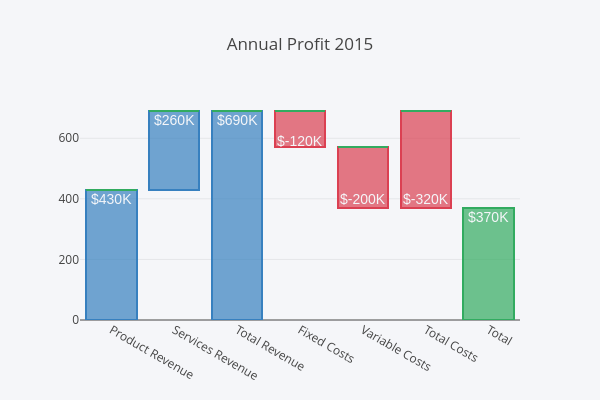

Notebook code cell kept with this figure:
### Markdown cell above
## Waterfall Bar Chart

### Code cell
val xData = Seq(
  "Product Revenue",
  "Services Revenue",
  "Total Revenue",
  "Fixed Costs",
  "Variable Costs",
  "Total Costs",
  "Total"
)

val yData = Seq(400, 660, 660, 590, 400, 400, 340)

val textList = Seq("$430K", "$260K", "$690K", "$-120K", "$-200K", "$-320K", "$370K")

// Base

val trace1 = Bar(xData, Seq(0, 430, 0, 570, 370, 370, 0))
  .withMarker(
    Marker()
      .withColor(Color.RGBA(1, 1, 1, 0.0))
  )

// Revenue

val trace2 = Bar(xData, Seq(430, 260, 690, 0, 0, 0, 0))
  .withMarker(
    Marker()
      .withColor(Color.RGBA(55, 128, 191, 0.7))
      .withLine(
        Line()
          .withColor(Color.RGBA(55, 128, 191, 1.0))
          .withWidth(2.0)
      )
  )

// Cost

val trace3 = Bar(xData, Seq(0, 0, 0, 120, 200, 320, 0))
  .withMarker(
    Marker()
      .withColor(Color.RGBA(219, 64, 82, 0.7))
      .withLine(
        Line()
          .withColor(Color.RGBA(219, 64, 82, 1.0))
          .withWidth(2.0)
      )
  )

// Profit

val trace4 = Bar(xData, Seq(0, 0, 0, 0, 0, 0, 370))
  .withMarker(
    Marker()
      .withColor(Color.RGBA(50, 171, 96, 0.7))
      .withLine(
        Line()
          .withColor(Color.RGBA(50, 171, 96, 1.0))
          .withWidth(2.0)
      )
  )

val data = Seq(trace1, trace2, trace3, trace4)

val annotations = xData.zip(yData).zip(textList).map {
  case ((x, y), text) =>
    Annotation()
      .withX(x)
      .withY(y)
      .withText(text)
      .withFont(Font(14, "Arial", Color.RGBA(245, 246, 249, 1)))
      .withShowarrow(false)
}

val layout = Layout()
  .withTitle("Annual Profit 2015")
  .withBarmode(BarMode.Stack)
  .withPaper_bgcolor(Color.RGBA(245, 246, 249, 1))
  .withPlot_bgcolor(Color.RGBA(245, 246, 249, 1))
  .withWidth(600)
  .withHeight(400)
  .withShowlegend(false)
  .withAnnotations(annotations)

plot(data, layout)

### Figure 1 — Plotly figure (JSON) as saved in the notebook; plotly's stock layout.template omitted (floating-point values rounded to 4 significant figures)
{"data": [{"marker": {"color": "rgba(1, 1, 1, 0.0)"}, "type": "bar", "x": ["Product Revenue", "Services Revenue", "Total Revenue", "Fixed Costs", "Variable Costs", "Total Costs", "Total"], "y": [0.0, 430.0, 0.0, 570.0, 370.0, 370.0, 0.0]}, {"marker": {"color": "rgba(55, 128, 191, 0.7)", "line": {"color": "rgba(55, 128, 191, 1.0)", "width": 2.0}}, "type": "bar", "x": ["Product Revenue", "Services Revenue", "Total Revenue", "Fixed Costs", "Variable Costs", "Total Costs", "Total"], "y": [430.0, 260.0, 690.0, 0.0, 0.0, 0.0, 0.0]}, {"marker": {"color": "rgba(219, 64, 82, 0.7)", "line": {"color": "rgba(219, 64, 82, 1.0)", "width": 2.0}}, "type": "bar", "x": ["Product Revenue", "Services Revenue", "Total Revenue", "Fixed Costs", "Variable Costs", "Total Costs", "Total"], "y": [0.0, 0.0, 0.0, 120.0, 200.0, 320.0, 0.0]}, {"marker": {"color": "rgba(50, 171, 96, 0.7)", "line": {"color": "rgba(50, 171, 96, 1.0)", "width": 2.0}}, "type": "bar", "x": ["Product Revenue", "Services Revenue", "Total Revenue", "Fixed Costs", "Variable Costs", "Total Costs", "Total"], "y": [0.0, 0.0, 0.0, 0.0, 0.0, 0.0, 370.0]}], "layout": {"annotations": [{"font": {"color": "rgba(245, 246, 249, 1.0)", "family": "Arial", "size": 14}, "showarrow": false, "text": "$430K", "x": "Product Revenue", "y": 400.0}, {"font": {"color": "rgba(245, 246, 249, 1.0)", "family": "Arial", "size": 14}, "showarrow": false, "text": "$260K", "x": "Services Revenue", "y": 660.0}, {"font": {"color": "rgba(245, 246, 249, 1.0)", "family": "Arial", "size": 14}, "showarrow": false, "text": "$690K", "x": "Total Revenue", "y": 660.0}, {"font": {"color": "rgba(245, 246, 249, 1.0)", "family": "Arial", "size": 14}, "showarrow": false, "text": "$-120K", "x": "Fixed Costs", "y": 590.0}, {"font": {"color": "rgba(245, 246, 249, 1.0)", "family": "Arial", "size": 14}, "showarrow": false, "text": "$-200K", "x": "Variable Costs", "y": 400.0}, {"font": {"color": "rgba(245, 246, 249, 1.0)", "family": "Arial", "size": 14}, "showarrow": false, "text": "$-320K", "x": "Total Costs", "y": 400.0}, {"font": {"color": "rgba(245, 246, 249, 1.0)", "family": "Arial", "size": 14}, "showarrow": false, "text": "$370K", "x": "Total", "y": 340.0}], "barmode": "stack", "height": 400, "paper_bgcolor": "rgba(245, 246, 249, 1.0)", "plot_bgcolor": "rgba(245, 246, 249, 1.0)", "showlegend": false, "title": "Annual Profit 2015", "width": 600}}
